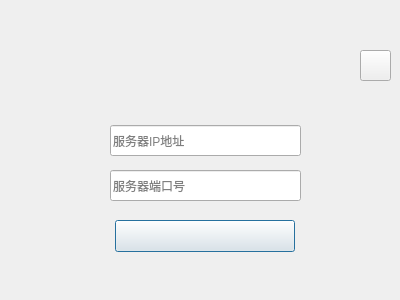
<?xml version="1.0" encoding="UTF-8"?>
<ui version="4.0">
 <class>LoginConfig</class>
 <widget class="QDialog" name="LoginConfig">
  <property name="geometry">
   <rect>
    <x>0</x>
    <y>0</y>
    <width>400</width>
    <height>300</height>
   </rect>
  </property>
  <property name="windowTitle">
   <string>Dialog</string>
  </property>
  <widget class="QWidget" name="widget" native="true">
   <property name="geometry">
    <rect>
     <x>0</x>
     <y>0</y>
     <width>400</width>
     <height>300</height>
    </rect>
   </property>
   <property name="styleSheet">
    <string notr="true">background-image: url(:/bg/loginConfigDialogBg.png);</string>
   </property>
   <widget class="QToolButton" name="CloseWinBtn">
    <property name="geometry">
     <rect>
      <x>360</x>
      <y>50</y>
      <width>31</width>
      <height>31</height>
     </rect>
    </property>
    <property name="cursor">
     <cursorShape>PointingHandCursor</cursorShape>
    </property>
    <property name="styleSheet">
     <string notr="true">border-image: url(:/bg/closeBtn.png);
background-image: url(:/bg/content.png);</string>
    </property>
    <property name="text">
     <string/>
    </property>
   </widget>
   <widget class="QPushButton" name="okBtn">
    <property name="geometry">
     <rect>
      <x>115</x>
      <y>220</y>
      <width>180</width>
      <height>32</height>
     </rect>
    </property>
    <property name="cursor">
     <cursorShape>PointingHandCursor</cursorShape>
    </property>
    <property name="styleSheet">
     <string notr="true">background-image: url(:/bg/content_0.png);
border-image: url(:/bg/confirmBtnBg.png);
</string>
    </property>
    <property name="text">
     <string/>
    </property>
   </widget>
   <widget class="QLineEdit" name="serverIPText">
    <property name="geometry">
     <rect>
      <x>110</x>
      <y>125</y>
      <width>191</width>
      <height>31</height>
     </rect>
    </property>
    <property name="styleSheet">
     <string notr="true">background-image: url(:/bg/content.png);
border-image: url(:/bg/content.png);</string>
    </property>
    <property name="placeholderText">
     <string>服务器IP地址</string>
    </property>
   </widget>
   <widget class="QLineEdit" name="serverPortText">
    <property name="geometry">
     <rect>
      <x>110</x>
      <y>170</y>
      <width>191</width>
      <height>31</height>
     </rect>
    </property>
    <property name="styleSheet">
     <string notr="true">background-image: url(:/bg/content.png);
border-image: url(:/bg/content.png);</string>
    </property>
    <property name="placeholderText">
     <string>服务器端口号</string>
    </property>
   </widget>
  </widget>
 </widget>
 <resources/>
 <connections/>
</ui>
